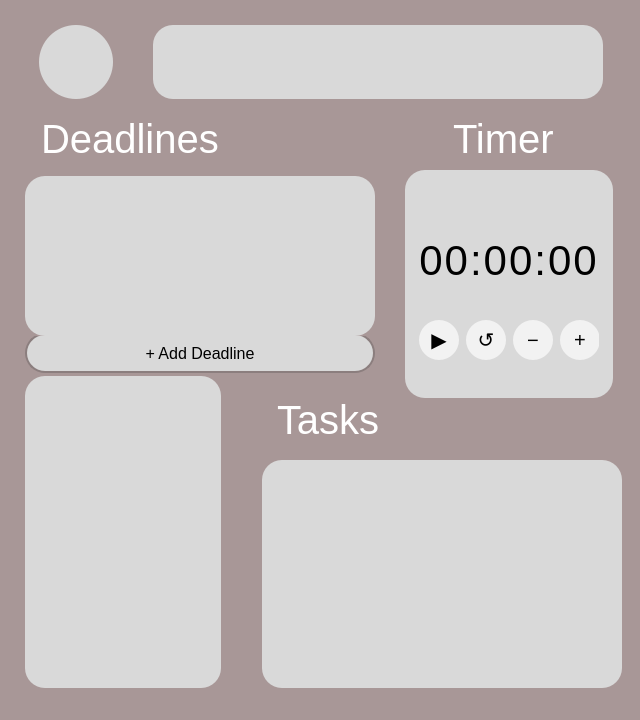
<?xml version="1.0" encoding="UTF-8"?>
<ui version="4.0">
 <class>Dashboard</class>
 <widget class="QWidget" name="Dashboard">
  <property name="geometry">
   <rect>
    <x>0</x>
    <y>0</y>
    <width>640</width>
    <height>720</height>
   </rect>
  </property>
  <property name="windowTitle">
   <string>Form</string>
  </property>
  <property name="autoFillBackground">
   <bool>false</bool>
  </property>
  <layout class="QGridLayout" name="gridLayout">
   <property name="leftMargin">
    <number>0</number>
   </property>
   <property name="topMargin">
    <number>0</number>
   </property>
   <property name="rightMargin">
    <number>0</number>
   </property>
   <property name="bottomMargin">
    <number>0</number>
   </property>
   <property name="spacing">
    <number>0</number>
   </property>
   <item row="0" column="0">
    <widget class="QWidget" name="Centralwidget" native="true">
     <property name="sizePolicy">
      <sizepolicy hsizetype="Expanding" vsizetype="Expanding">
       <horstretch>0</horstretch>
       <verstretch>0</verstretch>
      </sizepolicy>
     </property>
     <property name="styleSheet">
      <string notr="true">background-color: #A89797;</string>
     </property>
     <widget class="QTextBrowser" name="AueWordsBox">
      <property name="geometry">
       <rect>
        <x>153</x>
        <y>25</y>
        <width>450</width>
        <height>74</height>
       </rect>
      </property>
      <property name="styleSheet">
       <string notr="true">

background: #D9D9D9;
border-radius: 20px;
</string>
      </property>
     </widget>
     <widget class="QPushButton" name="menuSettings">
      <property name="geometry">
       <rect>
        <x>39</x>
        <y>25</y>
        <width>74</width>
        <height>74</height>
       </rect>
      </property>
      <property name="styleSheet">
       <string notr="true">border-radius: 37px;

background: #D9D9D9;

</string>
      </property>
      <property name="text">
       <string/>
      </property>
     </widget>
     <widget class="QLabel" name="txtDeadlines">
      <property name="geometry">
       <rect>
        <x>41</x>
        <y>117</y>
        <width>208</width>
        <height>44</height>
       </rect>
      </property>
      <property name="styleSheet">
       <string notr="true">
font-family: 'Julius Sans One';
font-style: regular;
font-weight: 400;
font-size: 40px;
line-height: 44px;

color: #FFFFFF;

</string>
      </property>
      <property name="text">
       <string>Deadlines</string>
      </property>
     </widget>
     <widget class="QPushButton" name="addDeadlineButton">
      <property name="geometry">
       <rect>
        <x>25</x>
        <y>333</y>
        <width>350</width>
        <height>40</height>
       </rect>
      </property>
      <property name="styleSheet">
       <string notr="true">QPushButton {
    background-color: #D9D9D9;
    border: 2px solid #8B7E7E;
    border-radius: 20px;
    font-family: 'Julius Sans One';
    font-size: 16px;
    color: #000000;
}
QPushButton:hover {
    background-color: #E5E5E5;
    border-color: #FFFFFF;
}
QPushButton:pressed {
    background-color: #C0C0C0;
}</string>
      </property>
      <property name="text">
       <string>+ Add Deadline</string>
      </property>
     </widget>
     <widget class="QTextBrowser" name="NotesBox">
      <property name="geometry">
       <rect>
        <x>25</x>
        <y>376</y>
        <width>196</width>
        <height>312</height>
       </rect>
      </property>
      <property name="styleSheet">
       <string notr="true">

background: #D9D9D9;
border-radius: 20px;
</string>
      </property>
     </widget>
     <widget class="QTextBrowser" name="NotesBox_2">
      <property name="geometry">
       <rect>
        <x>262</x>
        <y>460</y>
        <width>360</width>
        <height>228</height>
       </rect>
      </property>
      <property name="styleSheet">
       <string notr="true">

background: #D9D9D9;
border-radius: 20px;
</string>
      </property>
     </widget>
     <widget class="QLabel" name="txtTimer">
      <property name="geometry">
       <rect>
        <x>453</x>
        <y>117</y>
        <width>112</width>
        <height>44</height>
       </rect>
      </property>
      <property name="styleSheet">
       <string notr="true">
font-family: 'Julius Sans One';
font-style: regular;
font-weight: 400;
font-size: 40px;
line-height: 44px;
color: #FFFFFF;
</string>
      </property>
      <property name="text">
       <string>Timer</string>
      </property>
     </widget>
     <widget class="QWidget" name="DeadlinesTimerBox" native="true">
      <property name="geometry">
       <rect>
        <x>405</x>
        <y>170</y>
        <width>208</width>
        <height>228</height>
       </rect>
      </property>
      <property name="styleSheet">
       <string notr="true">background: #D9D9D9;
border-radius: 20px;</string>
      </property>
      <widget class="QLabel" name="timerDisplay">
       <property name="geometry">
        <rect>
         <x>4</x>
         <y>60</y>
         <width>200</width>
         <height>60</height>
        </rect>
       </property>
       <property name="styleSheet">
        <string notr="true">
font-family: 'Julius Sans One';
font-size: 42px;
color: #000000;
background: transparent;
letter-spacing: 2px;</string>
       </property>
       <property name="text">
        <string>00:00:00</string>
       </property>
       <property name="alignment">
        <set>Qt::AlignmentFlag::AlignCenter</set>
       </property>
      </widget>
      <widget class="QWidget" name="buttonContainer" native="true">
       <property name="geometry">
        <rect>
         <x>14</x>
         <y>150</y>
         <width>180</width>
         <height>40</height>
        </rect>
       </property>
       <layout class="QHBoxLayout" name="horizontalLayout">
        <property name="spacing">
         <number>8</number>
        </property>
        <property name="leftMargin">
         <number>0</number>
        </property>
        <property name="topMargin">
         <number>0</number>
        </property>
        <property name="rightMargin">
         <number>0</number>
        </property>
        <property name="bottomMargin">
         <number>0</number>
        </property>
        <item>
         <widget class="QPushButton" name="timerPlayButton">
          <property name="minimumSize">
           <size>
            <width>40</width>
            <height>40</height>
           </size>
          </property>
          <property name="maximumSize">
           <size>
            <width>40</width>
            <height>40</height>
           </size>
          </property>
          <property name="styleSheet">
           <string notr="true">QPushButton {
    background: #F2F2F2;
    border-radius: 20px;
    font-family: 'Julius Sans One';
    font-size: 20px;
    color: #000000;
}
QPushButton:hover {
    background: #E5E5E5;
}</string>
          </property>
          <property name="text">
           <string>▶</string>
          </property>
         </widget>
        </item>
        <item>
         <widget class="QPushButton" name="timerResetButton">
          <property name="minimumSize">
           <size>
            <width>40</width>
            <height>40</height>
           </size>
          </property>
          <property name="maximumSize">
           <size>
            <width>40</width>
            <height>40</height>
           </size>
          </property>
          <property name="styleSheet">
           <string notr="true">QPushButton {
    background: #F2F2F2;
    border-radius: 20px;
    font-family: 'Julius Sans One';
    font-size: 20px;
    color: #000000;
}
QPushButton:hover {
    background: #E5E5E5;
}</string>
          </property>
          <property name="text">
           <string>↺</string>
          </property>
         </widget>
        </item>
        <item>
         <widget class="QPushButton" name="timerMinusButton">
          <property name="enabled">
           <bool>true</bool>
          </property>
          <property name="minimumSize">
           <size>
            <width>40</width>
            <height>40</height>
           </size>
          </property>
          <property name="maximumSize">
           <size>
            <width>40</width>
            <height>40</height>
           </size>
          </property>
          <property name="styleSheet">
           <string notr="true">QPushButton {
    background: #F2F2F2;
    border-radius: 20px;
    font-family: 'Julius Sans One';
    font-size: 20px;
    color: #000000;
}
QPushButton:hover {
    background: #E5E5E5;
}</string>
          </property>
          <property name="text">
           <string>−</string>
          </property>
         </widget>
        </item>
        <item>
         <widget class="QPushButton" name="timerPlusButton">
          <property name="minimumSize">
           <size>
            <width>40</width>
            <height>40</height>
           </size>
          </property>
          <property name="maximumSize">
           <size>
            <width>40</width>
            <height>40</height>
           </size>
          </property>
          <property name="styleSheet">
           <string notr="true">QPushButton {
    background: #F2F2F2;
    border-radius: 20px;
    font-family: 'Julius Sans One';
    font-size: 20px;
    color: #000000;
}
QPushButton:hover {
    background: #E5E5E5;
}</string>
          </property>
          <property name="text">
           <string>+</string>
          </property>
         </widget>
        </item>
       </layout>
      </widget>
     </widget>
     <widget class="QLabel" name="txtTasks">
      <property name="geometry">
       <rect>
        <x>277</x>
        <y>398</y>
        <width>108</width>
        <height>44</height>
       </rect>
      </property>
      <property name="styleSheet">
       <string notr="true">
font-family: 'Julius Sans One';
font-style: regular;
font-weight: 400;
font-size: 40px;
line-height: 44px;

color: #FFFFFF;

</string>
      </property>
      <property name="text">
       <string>Tasks</string>
      </property>
     </widget>
     <widget class="QScrollArea" name="DeadlinesBox">
      <property name="geometry">
       <rect>
        <x>25</x>
        <y>176</y>
        <width>350</width>
        <height>160</height>
       </rect>
      </property>
      <property name="styleSheet">
       <string notr="true">QScrollArea { border: none; }

QScrollBar:vertical {
    border: none;
    background: #D9D9D9;
    width: 8px;
    margin: 0px;
}
QScrollBar::handle:vertical {
    background: #8B7E7E;
    border-radius: 4px;
    min-height: 20px;
}
QScrollBar::add-line:vertical, QScrollBar::sub-line:vertical {
    height: 0px;
}</string>
      </property>
      <property name="widgetResizable">
       <bool>true</bool>
      </property>
      <property name="alignment">
       <set>Qt::AlignmentFlag::AlignLeading|Qt::AlignmentFlag::AlignLeft|Qt::AlignmentFlag::AlignTop</set>
      </property>
      <widget class="QWidget" name="DeadlinesBoxContents">
       <property name="geometry">
        <rect>
         <x>0</x>
         <y>0</y>
         <width>350</width>
         <height>160</height>
        </rect>
       </property>
       <property name="styleSheet">
        <string notr="true">QWidget {
    background: #D9D9D9;
    border-radius: 20px;
    padding: 15px;
    font-family: 'Julius Sans One';
}</string>
       </property>
      </widget>
     </widget>
     <zorder>addDeadlineButton</zorder>
     <zorder>DeadlinesTimerBox</zorder>
     <zorder>AueWordsBox</zorder>
     <zorder>menuSettings</zorder>
     <zorder>txtDeadlines</zorder>
     <zorder>NotesBox</zorder>
     <zorder>NotesBox_2</zorder>
     <zorder>txtTimer</zorder>
     <zorder>txtTasks</zorder>
     <zorder>DeadlinesBox</zorder>
    </widget>
   </item>
  </layout>
 </widget>
 <resources/>
 <connections/>
</ui>
